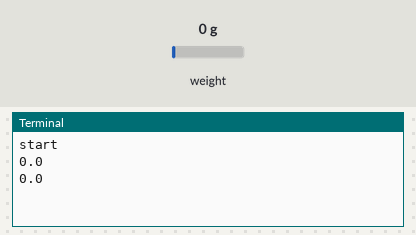
The program below on a simulated Raspberry Pi (BCM pin numbers). Shown: the last lines printed to the terminal. Inputs (shaded band) come from the test bench; at power-on: weight on the scale 0 g. Random numbers come from a fixed seed; library files of the repository ran but are not shown: hx711.py.

Above: at 3.7 s.
3.8 s: weight on the scale set to 100 g
At 4.33 s:
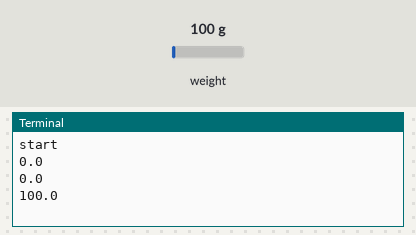
5.3 s: weight on the scale set to 1250 g
At 5.33 s:
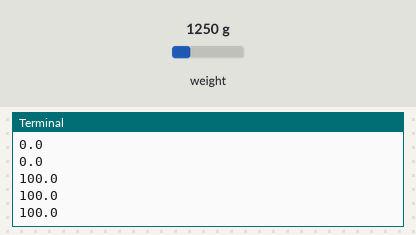
Timing chart, 0 to 8.3 s (numbered marks = the images above; inputs shaded):
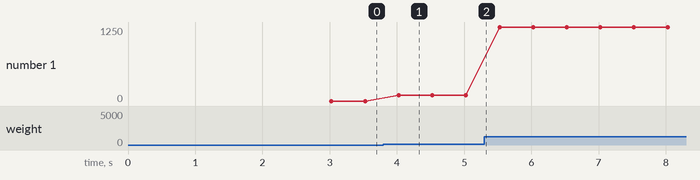

Measured:
- after the input at 3.8 s, the terminal: prints a new line after 0.23 s (image 1)
- plotted number 1: 0 → 100 after the input at 3.8 s, 100 → 1250 after the input at 5.3 s

The program:

weight.py
```python
import time
import sys

EMULATE_HX711=False
#값 보정
referenceUnit = 474

if not EMULATE_HX711:
    import RPi.GPIO as GPIO
    #HX711 라이브러리 임포트
    from hx711 import HX711
else:
    from emulated_hx711 import HX711

#시스템 종료
def exit():
    sys.exit()

# GPIO 핀번호 (앞: DT, 뒤: SCK)
hx=HX711(20,16)

hx.set_reading_format("MSB","MSB")
hx.set_reference_unit(referenceUnit)


hx.reset()
hx.tare()
print("start")

def weight_start():
    while True:
        try:
            val=hx.get_weight(5)
            round_val=round(val, 0)
            print(round_val)

            hx.power_down()
            hx.power_up()
            time.sleep(0.001)
        except(KeyboardInterrupt, SystemExit):
            exit()

weight_start()
```
